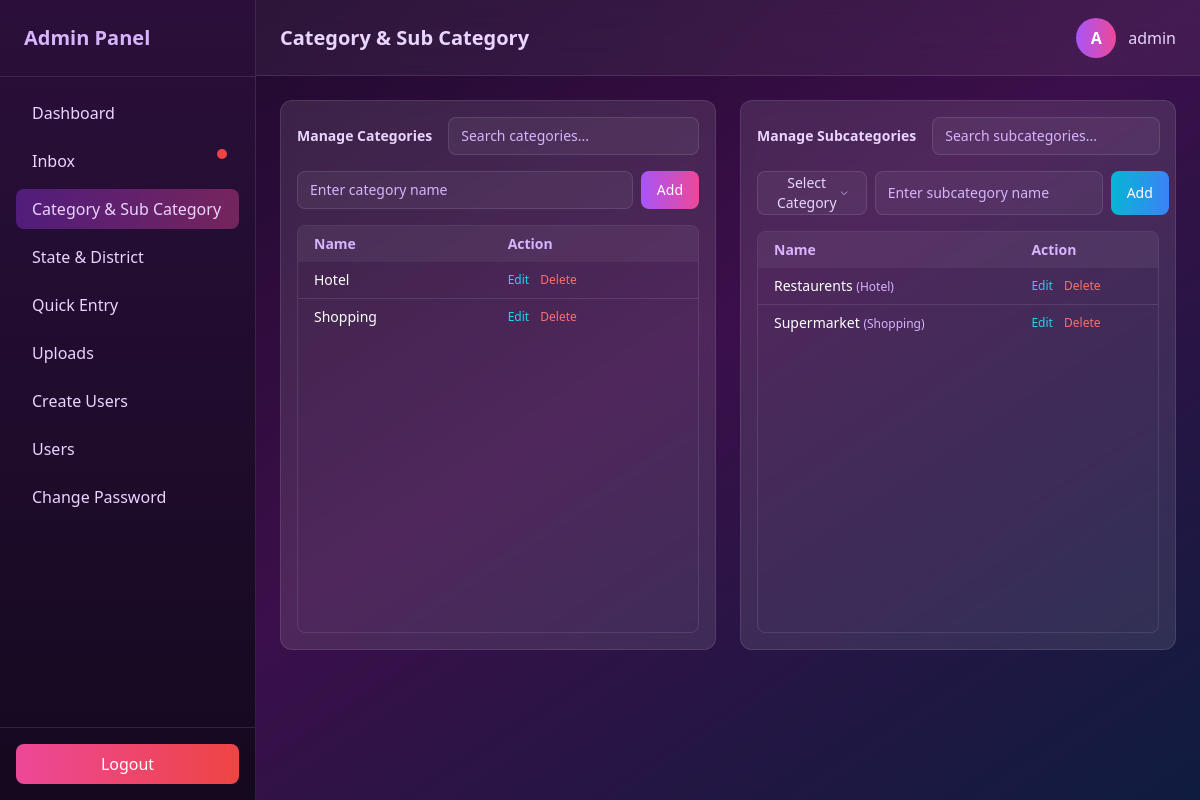
Page /category/ (signed in) on the committed database.
### data/models.py (models this page shows, shortened)
class Category(models.Model):
    id = models.CharField(
        max_length=5,  # C + 4 chars max
        primary_key=True,
        editable=False
    )
    name = models.CharField(max_length=100)
    created_at = models.DateTimeField(auto_now_add=True)

class Subcategory(models.Model):
    id = models.CharField(
        max_length=5,  # S + 4 chars max
        primary_key=True,
        editable=False
    )
    category = models.ForeignKey(
        Category,
        on_delete=models.CASCADE,
        related_name="subcategories"
    )
    name = models.CharField(max_length=100)
    created_at = models.DateTimeField(auto_now_add=True)

### data/views.py (the view, shortened to what this page needs)
# urls.py: path('category/', category, name='category'),
@never_cache
@login_required(login_url='/login/')
@user_passes_test(lambda u: u.is_superuser)
def category(request):
    categories = Category.objects.order_by("-created_at")
    subcategories = Subcategory.objects.select_related("category").order_by("-created_at")
    edit_category = None
    edit_subcategory = None
    if "edit_category" in request.GET:
        edit_category = get_object_or_404(Category, id=request.GET.get("edit_category"))
    if "edit_subcategory" in request.GET:
        edit_subcategory = get_object_or_404(Subcategory, id=request.GET.get("edit_subcategory"))
    if "delete_category" in request.GET:
        get_object_or_404(Category, id=request.GET.get("delete_category")).delete()
        return redirect("category")
    if "delete_subcategory" in request.GET:
        get_object_or_404(Subcategory, id=request.GET.get("delete_subcategory")).delete()
        return redirect("category")
    return render(
        request,
        "category.html",
        {
            "categories": categories,
            "subcategories": subcategories,
            "edit_category": edit_category,
            "edit_subcategory": edit_subcategory,
        },
    )

### data/templates/category.html (shortened to what this page needs)
<!DOCTYPE html>
<html lang="en">
<head>
  <script src="https://cdn.tailwindcss.com"></script>
</head>
<body class="min-h-screen flex text-white
bg-gradient-to-br from-[#1a0826] via-[#3b0f4a] to-[#0f1c3f]">
<aside class="w-64 hidden md:flex flex-col h-screen sticky top-0
bg-gradient-to-b from-[#2b0f3a] to-[#14091f]
border-r border-white/10">
  <div class="p-6 text-xl font-bold text-purple-300 border-b border-white/10">
    Admin Panel
  </div>
  <nav class="flex-1 p-4 space-y-2 text-purple-200">
    <a href="{% url 'dashboard' %}" class="flex items-center gap-3 px-4 py-2 rounded-lg hover:bg-white/10">
      Dashboard
    </a>
     <a href="{% url 'inbox' %}"
   class="relative flex items-center gap-3 px-4 py-2 rounded-lg hover:bg-white/10">
  Inbox
  <span id="unreadDot"
        class="hidden absolute top-2 right-3 w-2.5 h-2.5 bg-red-500 rounded-full">
  </span>
</a>
    <a href="{% url 'category' %}" class="flex items-center gap-3 px-4 py-2 rounded-lg
              bg-gradient-to-r from-purple-600/40 to-pink-500/40">
      Category & Sub Category
    </a>
    <a href="{% url 'state_district' %}" class="flex items-center gap-3 px-4 py-2 rounded-lg hover:bg-white/10">
     State & District
    </a>
    <a href="{% url 'data' %}" class="flex items-center gap-3 px-4 py-2 rounded-lg hover:bg-white/10">
     Quick Entry
    </a>
      <a href="{% url 'data_list' %}" class="flex items-center gap-3 px-4 py-2 rounded-lg hover:bg-white/10">
    Uploads
    </a>
      <a href="{% url 'usercreate' %}" class="flex items-center gap-3 px-4 py-2 rounded-lg hover:bg-white/10">
   Create Users
    </a>
       <a href="{% url 'userlist' %}" class="flex items-center gap-3 px-4 py-2 rounded-lg hover:bg-white/10">
   Users
    </a>
      <a href="{% url 'superuser_change_password' %}" class="flex items-center gap-3 px-4 py-2 rounded-lg hover:bg-white/10">
  Change Password
    </a>
  </nav>
  <div class="p-4 border-t border-white/10">
    <a href="{% url 'superuser_logout' %}"
       class="block text-center bg-gradient-to-r from-pink-500 to-red-500
              text-white py-2 rounded-lg hover:opacity-90">
      Logout
    </a>
  </div>
</aside>
<div class="flex-1 flex flex-col">
<header class="px-6 h-[4.78rem] flex justify-between items-center
sticky top-0 z-40
bg-white/5 backdrop-blur-xl border-b border-white/10">
  <h1 class="text-xl font-semibold text-purple-200">Category & Sub Category</h1>
  <div class="flex items-center gap-3">
    <div class="w-10 h-10 rounded-full
                bg-gradient-to-r from-purple-500 to-pink-500
                flex items-center justify-center font-bold">
      {{ request.user.username|first|upper }}
    </div>
    <span class="text-purple-200 font-medium">
      {{ request.user.username }}
    </span>
  </div>
</header>
<main class="p-6 space-y-6">
<div class="grid grid-cols-1 lg:grid-cols-2 gap-6">
<div class="bg-white/10 backdrop-blur rounded-xl border border-white/10 p-4
            h-[550px] flex flex-col">
  <div class="flex items-center justify-between gap-4 mb-4">
  <h2 class="text-sm font-semibold text-purple-200 whitespace-nowrap">
    Manage Categories
  </h2>
  <input
    type="text"
    placeholder="Search categories..."
    onkeyup="filterTable(this, 'categoryTable')"
    class="w-64 bg-white/5 border border-white/10 rounded-lg
           px-3 py-2 text-sm text-white placeholder-purple-300
           focus:outline-none focus:ring-2 focus:ring-purple-500">
</div>
  <form method="POST" class="flex gap-2 mb-4">
    <input
      name="name"
      value="{{ edit_category.name|default:'' }}"
      placeholder="Enter category name"
      required
      class="flex-1 bg-white/5 border border-white/10 rounded-lg px-3 py-2
             text-sm text-white placeholder-purple-300
             focus:outline-none focus:ring-2 focus:ring-purple-500">
    <button
      class="px-4 py-2 rounded-lg text-sm font-medium
             bg-gradient-to-r from-purple-500 to-pink-500">
      {% if edit_category %}Update{% else %}Add{% endif %}
    </button>
  </form>
  <div class="flex-1 overflow-y-auto hide-scrollbar
              rounded-lg border border-white/10">
    <table class="w-full text-sm" id="categoryTable">
      <thead class="bg-white/5 text-purple-300 sticky top-0">
        <tr>
          <th class="px-4 py-2 text-left">Name</th>
          <th class="px-4 py-2 text-left">Action</th>
        </tr>
      </thead>
      <tbody class="divide-y divide-white/10">
        {% for cat in categories %}
        <tr class="hover:bg-white/5">
          <td class="px-4 py-2">{{ cat.name }}</td>
          <td class="px-4 py-2 space-x-2 text-xs">
            <a href="javascript:void(0)"
   onclick="openCategoryEdit('{{ cat.id }}','{{ cat.name }}')"
   class="text-cyan-400">
   Edit
</a>
            <a href="?delete_category={{ cat.id }}" class="text-red-400">Delete</a>
          </td>
        </tr>
        {% empty %}
        <tr>
          <td colspan="3" class="px-4 py-4 text-center text-purple-300">
            No categories
          </td>
        </tr>
        {% endfor %}
      </tbody>
    </table>
  </div>
</div>
<div class="bg-white/10 backdrop-blur rounded-xl border border-white/10 p-4
            h-[550px] flex flex-col">
  <div class="flex items-center justify-between gap-4 mb-4">
  <h2 class="text-sm font-semibold text-purple-200 whitespace-nowrap">
    Manage Subcategories
  </h2>
  <input
    type="text"
    placeholder="Search subcategories..."
    onkeyup="filterTable(this, 'subcategoryTable')"
    class="w-64 bg-white/5 border border-white/10 rounded-lg
           px-3 py-2 text-sm text-white placeholder-purple-300
           focus:outline-none focus:ring-2 focus:ring-cyan-500">
</div>
<form method="POST"
      class="flex gap-2 mb-4"
      onsubmit="return validateSubcategoryForm()">
  <div class="relative w-full" id="categoryDropdown">
    <button
      type="button"
      onclick="toggleDropdown('category')"
      class="w-full h-11 flex items-center justify-between
             bg-white/5 border border-white/10 rounded-lg
             px-4 text-sm text-purple-200
             focus:outline-none focus:ring-2 focus:ring-purple-500">
      <span id="categorySelected">Select Category</span>
      <svg class="w-4 h-4 text-purple-300 transition-transform"
           id="categoryArrow"
           fill="none" stroke="currentColor" stroke-width="2"
           viewBox="0 0 24 24">
        <path d="M19 9l-7 7-7-7"/>
      </svg>
    </button>
  </div>
  <input
    name="name"
    value="{{ edit_subcategory.name|default:'' }}"
    placeholder="Enter subcategory name"
    required
    class="flex-1 bg-white/5 border border-white/10 rounded-lg px-3 py-2
           text-sm text-white placeholder-purple-300
           focus:outline-none focus:ring-2 focus:ring-cyan-500">
  <button
    class="px-4 py-2 rounded-lg text-sm font-medium
           bg-gradient-to-r from-cyan-500 to-blue-500">
    {% if edit_subcategory %}Update{% else %}Add{% endif %}
  </button>
</form>
  <div class="flex-1 overflow-y-auto hide-scrollbar
              rounded-lg border border-white/10">
    <table class="w-full text-sm" id="subcategoryTable">
      <thead class="bg-white/5 text-purple-300 sticky top-0">
        <tr>
          <th class="px-4 py-2 text-left">Name</th>
          <th class="px-4 py-2 text-left">Action</th>
        </tr>
      </thead>
      <tbody class="divide-y divide-white/10">
        {% for sub in subcategories %}
        <tr class="hover:bg-white/5">
          <td class="px-4 py-2">
            {{ sub.name }}
            <span class="text-xs text-purple-300">
              ({{ sub.category.name }})
            </span>
          </td>
          <td class="px-4 py-2 space-x-2 text-xs">
            <a href="javascript:void(0)"
   onclick="openSubcategoryEdit(
     '{{ sub.id }}',
     '{{ sub.name }}',
     '{{ sub.category.id }}'
   )"
   class="text-cyan-400">
   Edit
</a>
            <a href="?delete_subcategory={{ sub.id }}" class="text-red-400">Delete</a>
          </td>
        </tr>
        {% empty %}
        <tr>
          <td colspan="3" class="px-4 py-4 text-center text-purple-300">
            No subcategories
          </td>
        </tr>
        {% endfor %}
      </tbody>
    </table>
  </div>
</div>
</div>
</main>
</div>
</body>
</html>

### rows in the picture
Category: name "Hotel"
Category: name "Shopping"
Subcategory: name "Restaurents", category.name "Hotel"
Subcategory: name "Supermarket", category.name "Shopping"

### other values in the picture
{{ request.user.username|first|upper }} "A"
{{ request.user.username }} "admin"
